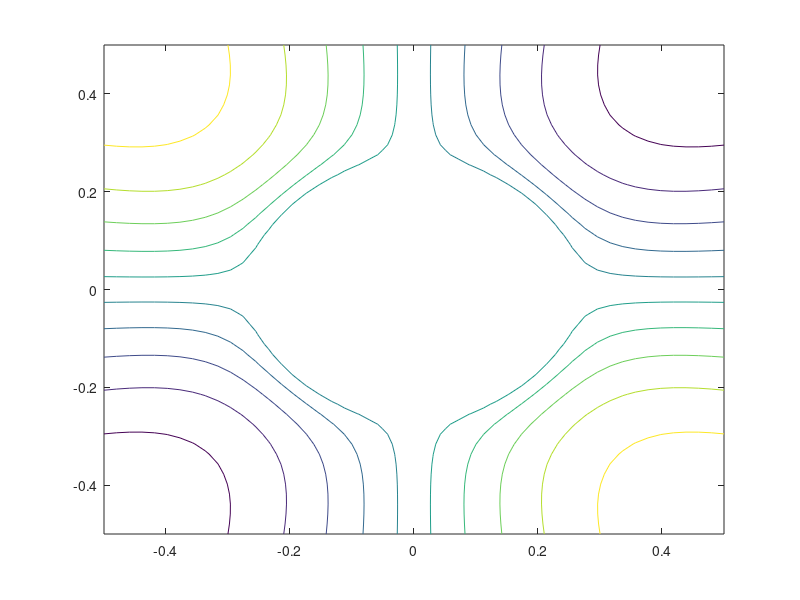

This figure's MATLAB source:
% Title: Second attempt to do the inverse problem.
% Author: Stephen Williams.
% Notes: ...
%--------------------------------------------%

% Constants.
Xma = 1;
Yma = Xma;
Npts = 50; % Number of points in the "calculated" space.
eps = 0.25*Xma/(Npts); % Epsilon of the regularization.
R0 = 0.25; % Radius of the stokelet surface.
Nstoks = 160; % Number of stokeslets on the radius.

% Preallocation.
x = linspace(-Xma/2,Xma/2,Npts); % X-values of solution space.
y = linspace(-Yma/2,Yma/2,Npts); % Y-values of solution space.
%
Ux = zeros(Npts); % fluid velocity x-component.
Uy = zeros(Npts); % fluid velocity y-component.
%
theta = linspace(0,2*pi,Nstoks+1); % Get the angles on the surface of the stokeslets.
theta = theta(1:end-1); % Remove the repeat value.
%
stks = R0*[cos(theta'),sin(theta');]; % Get the stokeslet cartesian coordinates.
%
S = zeros(2*Nstoks); % Store for the Stokeslet.
Stemp = zeros(2); % Store for the Stokeslet.
F = zeros(Nstoks,2); % Store for the stokeslet's forces.
Ftemp = zeros(2,1); % Store for the stokeslet's forces.
%
U0 = zeros(Nstoks,2); % Store the for fluid velocity at the stokeslets.
U0V = zeros(1,2*Nstoks); % Vertical store the for fluid velocity at the stokeslets.

% Boundary flow field.
U0(:,1) = -1; % Set the values (this is where the code is modified).

% Put the fluid velocity into "vertical array" form.
for i = 1:Nstoks
    U0V(2*i-1) = U0(i,1);
    U0V(2*i)   = U0(i,2);
end

% Find the forces.
for k = 1:2*Nstoks % Loop through the stokeslet-components
    for l = 1:2*Nstoks % Loop through the stokeslet-components
        %
        n1 = ceil(k/2); % Get the stokelets number of the influence stokeslet.
        n2 = ceil(l/2); % Get the stokelets number of the influenced stokeslet.
        %
        stks1 = stks(n1,:); % Get the position of the influence stokeslet.
        stks2 = stks(n2,:); % Get the position of the influenced stokeslet.
        %
        r = sqrt(norm(stks1-stks2)^2 + eps^2) + eps; % Get the reg `distance' between them.
        rho = (r+eps)/(r*(r-eps)); % Get the "rho", for convenience.
        %
        S(k,l) = -(log(r)-eps*rho)*(mod(k,2)==mod(l,2)) ... % Get the log term contribution.
        + (stks1(1+mod(k,2))-stks2(1+mod(k,2)))*(stks1(1+mod(l,2))-stks2(1+mod(l,2)))*rho/r; % Get the <....> contribution.
    end
end

FV = U0V/S; % Get the forces from the stokeslet.

% Put the forces velocity into vertical array form.
for i = 1:Nstoks
    F(i,1) = FV(2*i-1);
    F(i,2) = FV(2*i);
end

%% Solve over the space.

% Loop over the whole space.
for i = 1:Npts
    for j = 1:Npts

        p = [x(i),y(j)]; % Get the position of consideration

        for n = 1:Nstoks

            pN = stks(n,:); % Get the position of stokeslet N.
            Ftemp = F(n,:); % Get the forces of stokeslet N.
            r = sqrt(norm(p' - pN').^2 + eps^2) + eps; % Distance, considered to stokeslet N.
            rho = (r+eps)/(r*(r-eps)); % Rho, considered to stokeslet N.

            for k = 1:2
                for l = 1:2
                    Stemp(k,l) = -(log(r)-eps*rho)*(k==l) + (p(k)-stks(n,k))*(p(l)-stks(n,l))*rho/r;
                end
            end

            U = Stemp*Ftemp';

            Ux(i,j) = Ux(i,j) + U(1);
            Uy(i,j) = Uy(i,j) + U(2);

        end
    end
end

%%

n = 1;

UxTemp = Ux;
UyTemp = Uy;

% Optional thresholding to improve the contour plots.
% thresh1 = 100;
% UxTemp( abs(Ux) > thresh1) = thresh1;
% UyTemp( abs(Uy) > thresh1) = thresh1;

figure
%contour(Xsys,Ysys,UySys',n,'k')
%hold on
contour(x,y,Uy')

%quiver(x(1:n:end),y(1:n:end),Uy(1:n:end,1:n:end),Ux(1:n:end,1:n:end)+1,5)
